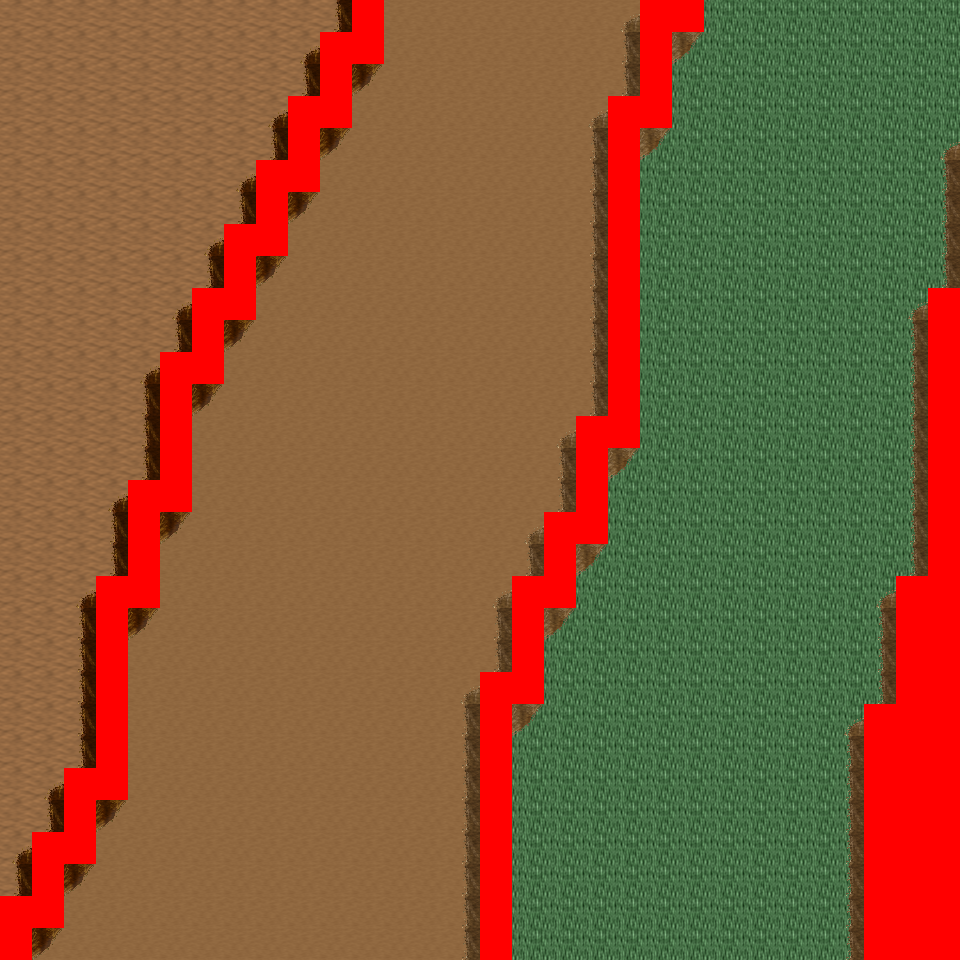

A level layout from a 2D game, rendered from its tile map. Below: a short description, then the map file with tile-grid data replaced by summaries:
An orthogonal 30x30 tile map with 32x32 px tiles, 6 tile layers (Ground, Object, Object2, Above, ...), 8 tilesets and 7 objects (7x mapExit).

<map version="1.0" orientation="orthogonal" renderorder="right-down" width="30" height="30" tilewidth="32" tileheight="32" nextobjectid="8">
  <tileset firstgid="1" name="tileset_logic_collision" tilewidth="32" tileheight="32" tilecount="1" columns="1">
    <image source="../drawable/tileset_logic_collision.png" width="32" height="32" />
  </tileset>
  <tileset firstgid="2" name="tileset_ground_ground" tilewidth="32" tileheight="32" tilecount="33" columns="3">
    <image source="../drawable/tileset_ground_ground.png" width="96" height="352" />
  </tileset>
  <tileset firstgid="35" name="tileset_ground_ridge_earth_pale" tilewidth="32" tileheight="32" tilecount="96" columns="12">
    <image source="../drawable/tileset_ground_ridge_earth_pale.png" width="384" height="256" />
  </tileset>
  <tileset firstgid="131" name="tileset_ground_ridge_earth_dark" tilewidth="32" tileheight="32" tilecount="96" columns="12">
    <image source="../drawable/tileset_ground_ridge_earth_dark.png" width="384" height="256" />
  </tileset>
  <tileset firstgid="227" name="tileset_terrain_desert" tilewidth="32" tileheight="32" tilecount="88" columns="8">
    <image source="../drawable/tileset_terrain_desert.png" width="256" height="352" />
  </tileset>
  <tileset firstgid="315" name="tileset_plant_tree_tree_darkgreen" tilewidth="32" tileheight="32" tilecount="88" columns="8">
    <image source="../drawable/tileset_plant_tree_tree_darkgreen.png" width="256" height="352" />
  </tileset>
  <tileset firstgid="403" name="tileset_ground_sand_2" tilewidth="32" tileheight="32" tilecount="15" columns="5">
    <image source="../drawable/tileset_ground_sand_2.png" width="160" height="96" />
  </tileset>
  <tileset firstgid="418" name="tileset_plant_cactus_2" tilewidth="32" tileheight="32" tilecount="10" columns="5">
    <image source="../drawable/tileset_plant_cactus_2.png" width="160" height="64" />
  </tileset>
  <layer name="Ground" width="30" height="30">
    <data>[900 cells, 900 non-empty, 4 distinct tile ids]</data>
  </layer>
  <layer name="Object" width="30" height="30">
    <data>[900 cells, 203 non-empty, 14 distinct tile ids]</data>
  </layer>
  <layer name="Object2" width="30" height="30">
    <data>[900 cells, 0 non-empty, 0 distinct tile ids]</data>
  </layer>
  <layer name="Above" width="30" height="30">
    <data>[900 cells, 0 non-empty, 0 distinct tile ids]</data>
  </layer>
  <layer name="Above2" width="30" height="30">
    <data>[900 cells, 0 non-empty, 0 distinct tile ids]</data>
  </layer>
  <layer name="Walkable" width="30" height="30">
    <data>[900 cells, 118 non-empty, 1 distinct tile ids]</data>
  </layer>
  <objectgroup name="MapEvents">
    <object id="1" name="north" type="mapExit" x="0" y="0" width="352" height="32">
      <properties>
        <property name="map" value="level_0_x54_y145" />
        <property name="x" value="0" />
        <property name="y" value="28" />
      </properties>
    </object>
    <object id="2" name="north2" type="mapExit" x="384" y="0" width="256" height="32">
      <properties>
        <property name="map" value="level_0_x54_y145" />
        <property name="x" value="12" />
        <property name="y" value="28" />
      </properties>
    </object>
    <object id="3" name="north3" type="mapExit" x="704" y="0" width="256" height="32">
      <properties>
        <property name="map" value="level_0_x54_y145" />
        <property name="x" value="22" />
        <property name="y" value="28" />
      </properties>
    </object>
    <object id="4" name="south" type="mapExit" x="32" y="928" width="448" height="32">
      <properties>
        <property name="map" value="level_0_x54_y147" />
        <property name="x" value="1" />
        <property name="y" value="1" />
      </properties>
    </object>
    <object id="5" name="south2" type="mapExit" x="512" y="928" width="352" height="32">
      <properties>
        <property name="map" value="level_0_x54_y147" />
        <property name="x" value="16" />
        <property name="y" value="1" />
      </properties>
    </object>
    <object id="6" name="west" type="mapExit" x="0" y="0" width="32" height="896">
      <properties>
        <property name="map" value="level_0_x53_y146" />
        <property name="x" value="28" />
        <property name="y" value="0" />
      </properties>
    </object>
    <object id="7" name="east" type="mapExit" x="928" y="0" width="32" height="288">
      <properties>
        <property name="map" value="level_0_x55_y146" />
        <property name="x" value="1" />
        <property name="y" value="0" />
      </properties>
    </object>
  </objectgroup>
</map>
